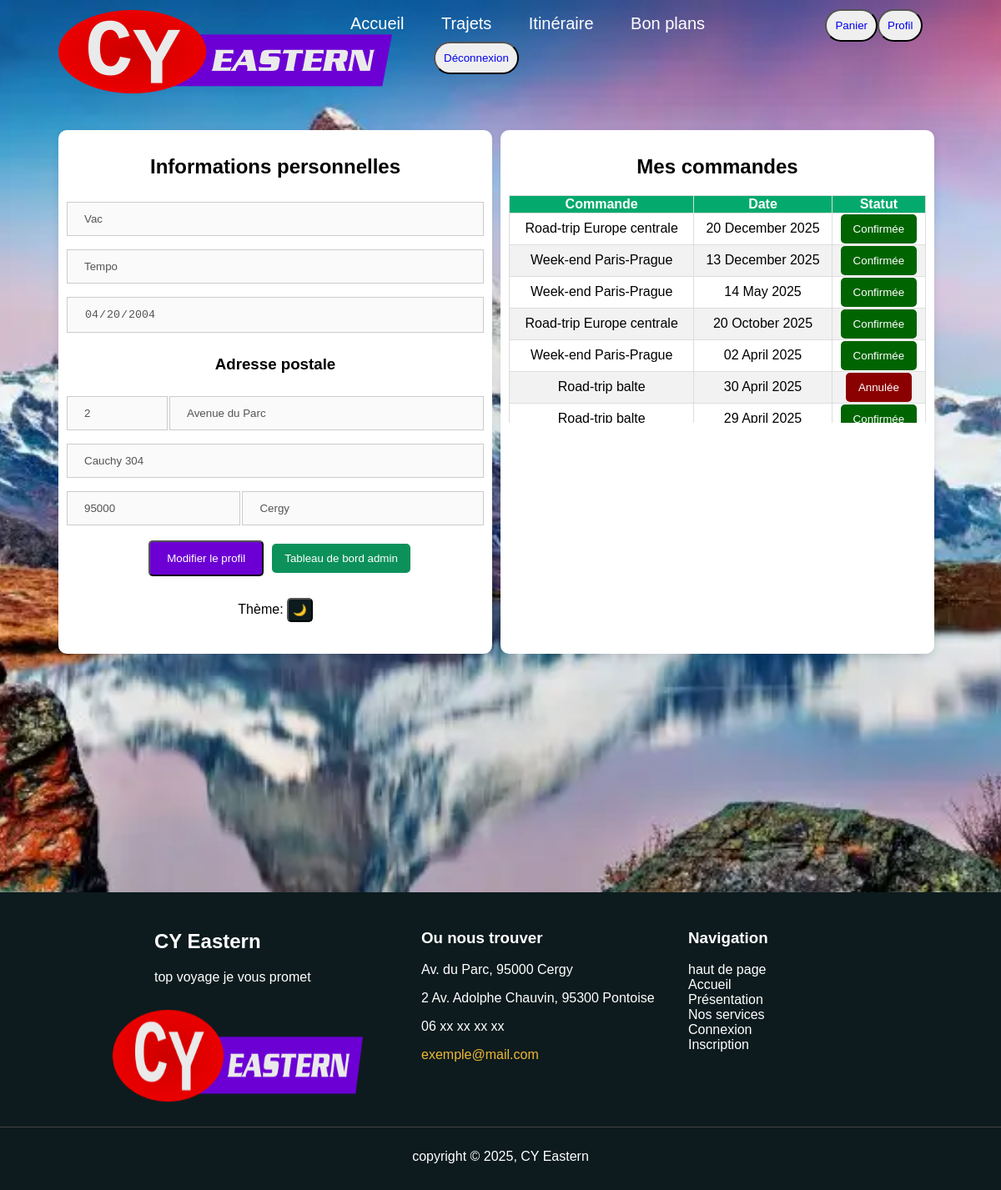
/profil.php (signed in), run on the app's committed database.
### tables this page shows
CREATE TABLE `commandes` (
  `id` int(11) NOT NULL,
  `idCompte` int(11) NOT NULL,
  `idVoyage` int(11) NOT NULL,
  `nVoyageurs` int(11) NOT NULL,
  `debut` date NOT NULL,
  `total` int(11) NOT NULL,
  `paye` tinyint(1) NOT NULL COMMENT '0 à régler, 1 payé, 2 annulée',
  `creation` timestamp NOT NULL DEFAULT current_timestamp()
);

CREATE TABLE `voyage` (
  `id` int(11) NOT NULL,
  `titre` varchar(39) NOT NULL,
  `duree` tinyint(4) NOT NULL,
  `etapes` tinyint(4) NOT NULL,
  `transport` varchar(24) NOT NULL,
  `maxi` tinyint(4) NOT NULL,
  `prix` smallint(6) NOT NULL,
  `statut` tinyint(1) NOT NULL,
  `description` text NOT NULL
);

### api/linkDB.php (called while the page is built, shortened)
<?php
$linkDB = mysqli_connect("mariadb","valerie","meilleursite2025","clickjourney");
$voyageQuery = "SELECT * FROM voyage ORDER BY id";
$voyageResult = mysqli_query($linkDB, $voyageQuery);
$voyage = array();
while ($row = mysqli_fetch_assoc($voyageResult)) {
    $voyage[$row['id']] = $row;
}
$commandes = array();
if(isset($_SESSION['id'])) {
    $commandesQuery = "SELECT * FROM commandes WHERE idCompte='{$_SESSION['id']}'";
    $commandesResult = mysqli_query($linkDB, $commandesQuery);
    while ($row = mysqli_fetch_assoc($commandesResult)) {
        $commandes[$row['id']] = $row;
    }
}

### profil.php (the view, shortened to what this page needs)
<?php
include 'api/linkDB.php';
?>
<?php
$theme = $_COOKIE['theme'] ?? 'style';
$fiche = ($theme === 'sombre') ? 'sombre.css' : 'style.css';
?>
<!DOCTYPE html>
<html lang="fr">
<head>
    <link id="css" rel="stylesheet" type="text/css" href="<?= htmlspecialchars($fiche)?>">
</head>
<body id="haut">
<div>
    <nav>
        <div class="divmenu">
            <div class="logo1">
                <a href="index.html"><img src="media/logo.webp" width="400" height="100" alt="Logo"></a>
            </div>
            <ul>
                <li class="limenu"><a href="index.html">Accueil</a></li>
                <li class="limenu"><a href="presentation.php">Trajets</a></li>
                <li class="limenu"><a href="recherche.php">Itinéraire</a></li>
                <li class="limenu"><a href="">Bon plans</a></li>
                <?php
                if (!$_SESSION['connecte']) {
                    echo '<button class="bouton_menu"><a href="connexion.php">Connexion</a></button>';
                } else {
                    echo '<button class="bouton_menu"><a href="panier.php">Panier</a></button><button class="bouton_menu"><a href="profil.php">Profil</a></button>
        <button class="bouton_menu"><a href="index.php?logout=1">Déconnexion</a></button>';
                }
                ?>
            </ul>
        </div>
    </nav>
    <div class="section_accueil">
        <section class="profil">
            <div class="profil-elmt">
                <form method="POST">
                    <h1>Informations personnelles</h1>
                    <label for="nom">
                        <input type="text" autocomplete="off" placeholder="Nom" name="nom"
                               value="<?php echo htmlspecialchars($_SESSION['nom']); ?>" required disabled>
                    </label>
                    <label>
                        <input type="text" placeholder="Prénom" name="prenom" value="<?php echo htmlspecialchars($_SESSION['prenom']); ?>"
                               required disabled>
                    </label>
                    <label>
                        <input type="date" placeholder="Date de naissance" name="naissance" <?php
                        if ($_SESSION["naissance"] != "1879-10-26") {
                            echo 'value="' . htmlspecialchars($_SESSION["naissance"]) . '"';
                        } ?> required disabled>
                    </label>
                    <h3>Adresse postale</h3>
                    <div class="rue">
                        <input type="number" autocomplete="off" placeholder="N°" name="numero"
                               value="<?php echo htmlspecialchars($_SESSION['numero']); ?>" disabled>
                        <input type="text" placeholder="Rue" name="rue" value="<?php echo htmlspecialchars($_SESSION['rue']); ?>" required disabled>
                    </div>
                    <input type="text" placeholder="Complément d'adresse" name="complement"
                           value="<?php echo htmlspecialchars($_SESSION['complement']); ?>" disabled>
                    <div class="rue">
                        <input type="number" autocomplete="off" placeholder="Code postal" name="codePostal"
                               value="<?php echo htmlspecialchars($_SESSION['codePostal']); ?>" required disabled>
                        <input type="text" placeholder="Commune" name="commune"
                               value="<?php echo htmlspecialchars($_SESSION['commune']); ?>" required disabled>
                    </div>
                    <div class="bouton-array">
                        <button id="modif" class="btn-telechargement" type="button" onclick="modifProfil()">Modifier le profil</button>
                        <?php if ($_SESSION['role'] == 0) {
                            echo '<button class="admin-btn"><a href="admin.php">Tableau de bord admin</a></button>';
                        }; ?>
                    </div>
                </form>
                <p>Thème: <button id="theme-bouton" onclick="changerTheme()">🌙</button><p>
            </div>
        </section>
        <section class="profil">
            <div class="profil-elmt">
                <h1>Mes commandes</h1>
                <div class="liste-commandes">
                    <table class="tableau-commandes">
                        <thead>
                        <tr>
                           <th>Commande</th>
                            <th>Date</th>
                            <th>Statut</th>
                        </tr>
                        </thead>
                    <?php
                    if(isset($commandes[0])) {
                        echo "<tr><td colspan='3' style='text-align: left'>Aucune commande</td></tr>";
                    } else {
                        foreach ($commandes as $commande) {
                            $creation = new DateTime($commande['debut']);
                            echo "<tr><td>" . htmlspecialchars($voyage[$commande['idVoyage']]['titre']) . "</td><td>" . date('d F Y', $creation->getTimestamp()) . "</td>";
                            if ($commande['paye'] == 1) {
                                echo '<td><button class="commandeconfirmee"><a >Confirmée</a></button></td></tr>';
                            } else if($commande["paye"] == 2) {
                                echo '<td><button class="commandecancel"><a>Annulée</a></button></td></tr>';
                            } else {
                                echo '<td><button class="commandeimpayee"><a  href="recapitulatif.php?commande=' . $commande['id'] . '">A régler</a></button></td></tr>';
                            }
                        }
                    }   ?>
                    </table>
                </div>
            </div>
        </section>
    </div>
    <footer>
        <div class="contenu">
            <div class="logo">
                <h2>CY Eastern</h2>
                <p>top voyage je vous promet</p>
                <img src="media/logo.webp" alt="Logo" width="300" height="110"
                     style="display: flex; margin-left: -50px;">
            </div>
            <div class="colonne">
                <h3>Ou nous trouver</h3>
                <p>Av. du Parc, 95000 Cergy</p>
                <p>2 Av. Adolphe Chauvin, 95300 Pontoise</p>
                <p>06 xx xx xx xx</p>
                <p><a href="mailto:exemple@mail.com" style="color: rgb(237, 184, 50);">exemple@mail.com</a></p>
            </div>
            <div class="colonne">
                <h3>Navigation</h3>
                <ul class="ul-footer">
                    <li><a href="#haut">haut de page</a></li>
                    <li><a href="index.html">Accueil</a></li>
                    <li><a href="presentation.php">Présentation</a></li>
                    <li><a href="#">Nos services</a></li>
                    <li><a href="connexion.php">Connexion</a></li>
                    <li><a href="inscription.php">Inscription</a></li>
                </ul>
            </div>
        </div>
        <div class="footer-bottom">
            <p>copyright © 2025, CY Eastern</p>
        </div>
    </footer>
</body>
</html>

### style.css (style rules this page uses)
* { text-decoration: none; }
body { font-family: Arial, sans-serif; font-optical-sizing: auto; background-image: url(media/paysage.jpg); background-size: cover; background-repeat: no-repeat; background-position: center; height: 100vh; margin: 0; image-rendering: crisp-edges; background-attachment: fixed; }
img[alt="Logo"] { margin-left: 10px; margin-top: 30px; }
.divmenu { display: flex; align-items: center; justify-content: space-between; height: 100px; padding: 0 50px; }
li.limenu { display: inline-block; margin-left: -100px; }
.limenu a { color: white; font-size: 20px; margin-right: 140px; }
.bouton_menu { color: black; border-radius: 20px; padding: 10px; }
.logo1 { padding: 10px; font-weight: bold; font-size: 30px; justify-content: flex-end; }
.section_accueil { display: flex; align-items: center; justify-content: center; }
td>button { background-color: #0d1b1e; color: rgb(237, 184, 50); border-radius: 5px; }
footer { background-color: #0d1b1e; color: white; padding: 15px 0; margin-top: 280px; }
.contenu { display: flex; max-width: 850px; margin: auto; }
.colonne, .logo { min-width: 300px; margin: 10px; }
ul.ul-footer { list-style: none; padding: 0; }
ul.ul-footer li a { color: white; text-decoration: none; transition: color 0.4s; }
.footer-bottom { text-align: center; margin-top: 20px; border-top: 1px solid #444; padding-top: 10px; }
input[type=text], input[type=email], input[type=password], input[type=date], input[type=number] { width: 100%; padding: 12px 20px; margin: 8px 0; display: inline-block; border: 1px solid #ccc; box-sizing: border-box; }
.profil { display: flex; justify-content: center; align-items: center; margin-top: 50px; height: 80vh; padding-right: 10px; }
.profil-elmt { background: white; padding: 10px; text-align: center; box-shadow: 0 4px 10px rgba(0, 0, 0, 0.1); border-radius: 10px; width: 500px; height: 95%; }
#theme-bouton { padding: 5px; border-radius: 5px; background-color: #0d1b1e; }
.admin-btn { background: #0c915a; color: white; padding: 10px 15px; border: none; border-radius: 5px; cursor: pointer; }
.admin-btn a { color: white; text-decoration: none; }
.bouton-array { display: table; margin: auto; }
.rue { display: flex; gap: 2px }
.rue input[name="numero"] { width: 30%; }
.rue input[name="codePostal"] { width: 70% }
.liste-commandes { justify-items: left; width: 100%; display: inline-block; height: 45%; overflow-y: scroll; }
.commandeconfirmee { background-color: darkgreen; color: white; padding: 10px 15px; border: none; border-radius: 5px; }
.commandecancel { background-color: darkred; color: white; padding: 10px 15px; border: none; border-radius: 5px; }
.tableau-commandes { width: 100%; margin: 0; padding: 10px 10px; border-collapse: collapse; }
.tableau-commandes thead { position: sticky; top: 0; }
.tableau-commandes tr:nth-child(even) { background-color: #f2f2f2; }
.tableau-commandes th { background-color: #04AA6D; color: white; }
.tableau-commandes table,th,td { border: 1px solid #ddd; }
.btn-telechargement { display: inline-block; background-color: #6c00d4; color: white; padding: 12px 20px; margin: 10px; border-radius: 5px; text-decoration: none; transition: background-color 0.3s; }

### data on the page
commandes: idVoyage.titre "Road-trip Europe centrale", debut "20 December 2025", paye "Confirmée"
commandes: idVoyage.titre "Week-end Paris-Prague", debut "13 December 2025", paye "Confirmée"
commandes: idVoyage.titre "Week-end Paris-Prague", debut "14 May 2025", paye "Confirmée"
commandes: idVoyage.titre "Road-trip Europe centrale", debut "20 October 2025", paye "Confirmée"
commandes: idVoyage.titre "Week-end Paris-Prague", debut "02 April 2025", paye "Confirmée"
commandes: idVoyage.titre "Road-trip balte", debut "30 April 2025", paye "Annulée"
commandes: idVoyage.titre "Road-trip balte", debut "29 April 2025", paye "Confirmée"
